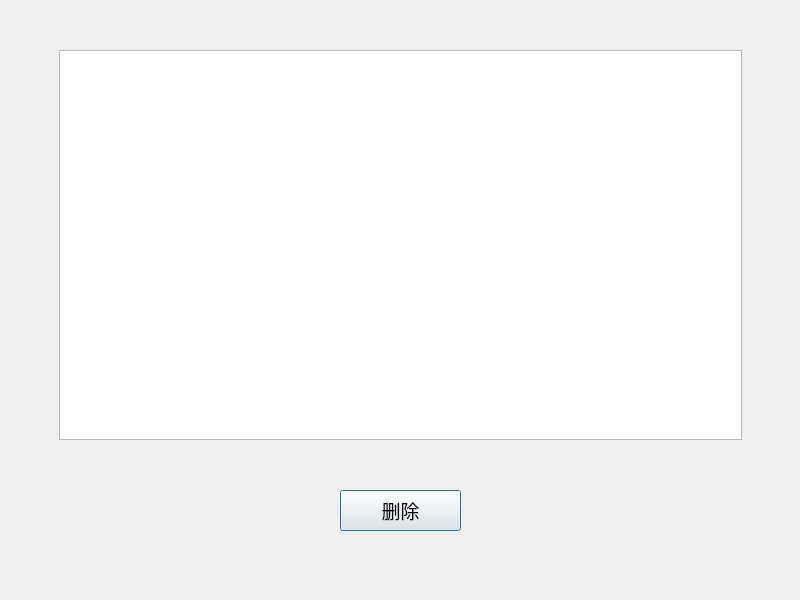
<?xml version="1.0" encoding="UTF-8"?>
<ui version="4.0">
 <class>UserDeleteDialog</class>
 <widget class="QDialog" name="UserDeleteDialog">
  <property name="geometry">
   <rect>
    <x>0</x>
    <y>0</y>
    <width>800</width>
    <height>600</height>
   </rect>
  </property>
  <property name="windowTitle">
   <string>Dialog</string>
  </property>
  <widget class="QTableView" name="UsertableView">
   <property name="geometry">
    <rect>
     <x>59</x>
     <y>50</y>
     <width>683</width>
     <height>390</height>
    </rect>
   </property>
   <property name="font">
    <font>
     <pointsize>14</pointsize>
    </font>
   </property>
  </widget>
  <widget class="QPushButton" name="pushButton">
   <property name="geometry">
    <rect>
     <x>340</x>
     <y>490</y>
     <width>121</width>
     <height>41</height>
    </rect>
   </property>
   <property name="font">
    <font>
     <pointsize>14</pointsize>
    </font>
   </property>
   <property name="text">
    <string>删除</string>
   </property>
  </widget>
 </widget>
 <resources/>
 <connections/>
</ui>
